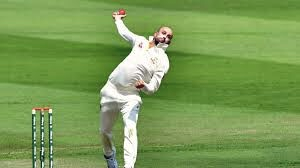
#> input picture dataset/offspin/9.png, 300 x 168 px
$ python manipulate.py
#> lines starting #> are read from the running program, lines starting #| are printed output that depends on the picture
import cv2
import numpy as np
import os

def change_saturation(image, saturation_factor):
    hsv_image = cv2.cvtColor(image, cv2.COLOR_BGR2HSV)
    hsv_image[:, :, 1] = hsv_image[:, :, 1] * saturation_factor
    return cv2.cvtColor(hsv_image, cv2.COLOR_HSV2BGR)

# Load the input image
image_path = 'dataset/offspin/9.png'
image = cv2.imread(image_path)
#> image is the input picture: shape (168, 300, 3); mean B, G, R 85.3, 154.9, 122.1

# List of saturation factors for the five images
saturation_factors = [0.7, 0.4, 1.7, 2.4, 2.8]

# Output directory for the modified images
output_dir = 'dataset/offspin/changed'

# Create the output directory if it doesn't exist
os.makedirs(output_dir, exist_ok=True)

# Generate and save the modified images
for i, saturation_factor in enumerate(saturation_factors):
    modified_image = change_saturation(image, saturation_factor)
    output_path = os.path.join(output_dir, f'image_9_{i+1}.png')
    cv2.imwrite(output_path, modified_image)
    print(f'Saved modified image: {output_path}')
#> this loop made 5 passes
#> pass 1, `modified_image = change_saturation(image, saturation_factor)`:
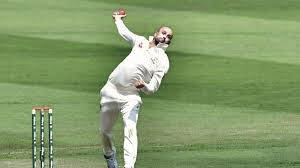
#> modified_image: shape (168, 300, 3); mean B, G, R 106.2, 155.1, 131.9
#> pass 2, `modified_image = change_saturation(image, saturation_factor)`:
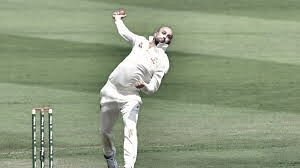
#> modified_image: shape (168, 300, 3); mean B, G, R 127.2, 155.2, 141.9
#> pass 3, `modified_image = change_saturation(image, saturation_factor)`:
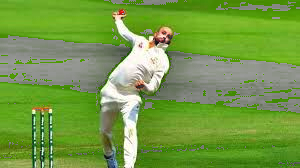
#> modified_image: shape (168, 300, 3); mean B, G, R 69.3, 154.6, 115.4

$ run again, with dataset/offspin/0.png copied over dataset/offspin/9.png
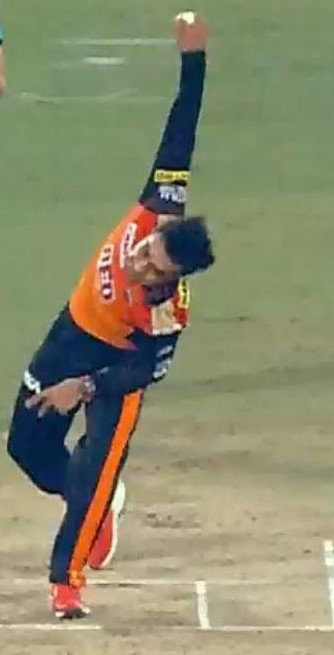
#> input picture dataset/offspin/0.png, 334 x 655 px
#> image is the input picture: shape (655, 334, 3); mean B, G, R 109.5, 138.4, 137.6
#> the loop `for i, saturation_factor in enumerate(saturation_factors):` made 5 passes
#> pass 1, `modified_image = change_saturation(image, saturation_factor)`:
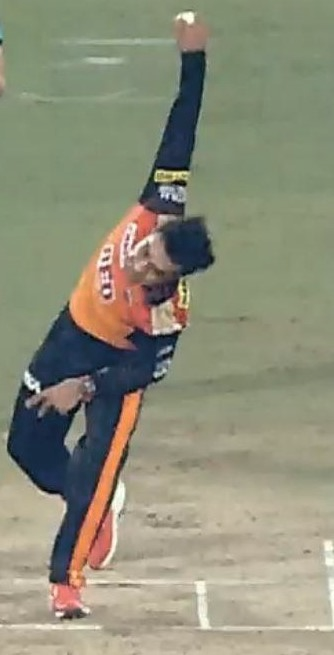
#> modified_image: shape (655, 334, 3); mean B, G, R 121.6, 141.8, 141.3
#> pass 3, `modified_image = change_saturation(image, saturation_factor)`:
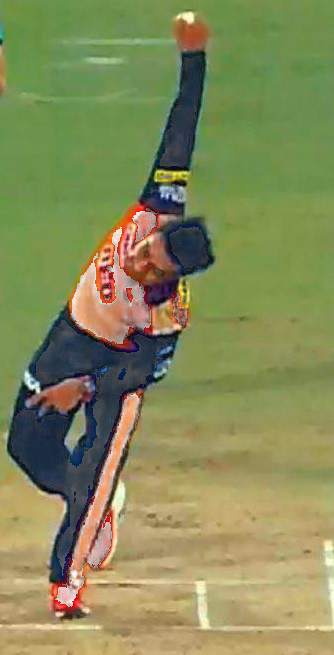
#> modified_image: shape (655, 334, 3); mean B, G, R 89.1, 138.5, 133.3

$ run again, with dataset/offspin/1.png copied over dataset/offspin/9.png
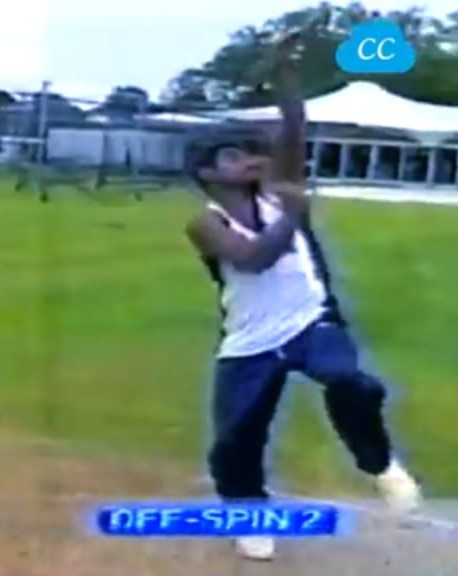
#> input picture dataset/offspin/1.png, 458 x 576 px
#> image is the input picture: shape (576, 458, 3); mean B, G, R 124.2, 136.3, 112.1
#> the loop `for i, saturation_factor in enumerate(saturation_factors):` made 5 passes
#> pass 1, `modified_image = change_saturation(image, saturation_factor)`:
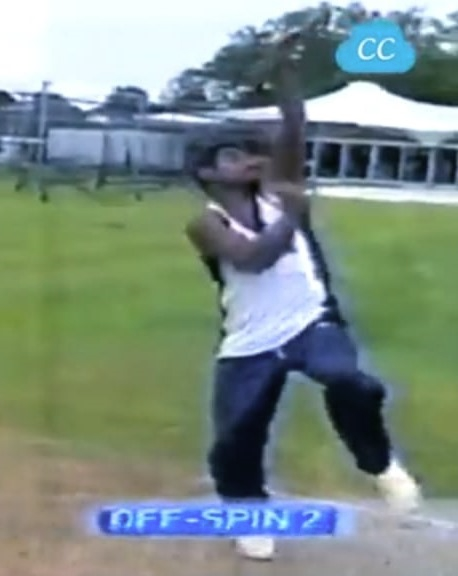
#> modified_image: shape (576, 458, 3); mean B, G, R 132.9, 141.3, 124.4
#> pass 3, `modified_image = change_saturation(image, saturation_factor)`:
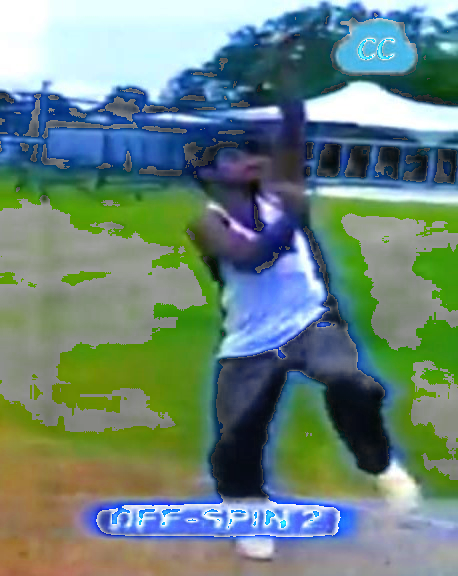
#> modified_image: shape (576, 458, 3); mean B, G, R 125.1, 133.1, 107.8

$ run again, with dataset/offspin/14.png copied over dataset/offspin/9.png
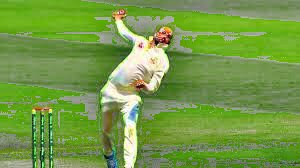
#> input picture dataset/offspin/14.png, 300 x 168 px
#> image is the input picture: shape (168, 300, 3); mean B, G, R 70.8, 154.2, 116.2
#> the loop `for i, saturation_factor in enumerate(saturation_factors):` made 5 passes
#> pass 1, `modified_image = change_saturation(image, saturation_factor)`:
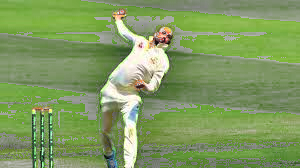
#> modified_image: shape (168, 300, 3); mean B, G, R 96, 154.6, 127.8
#> pass 3, `modified_image = change_saturation(image, saturation_factor)`:
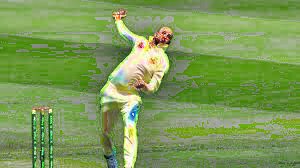
#> modified_image: shape (168, 300, 3); mean B, G, R 86.1, 154, 123.4
